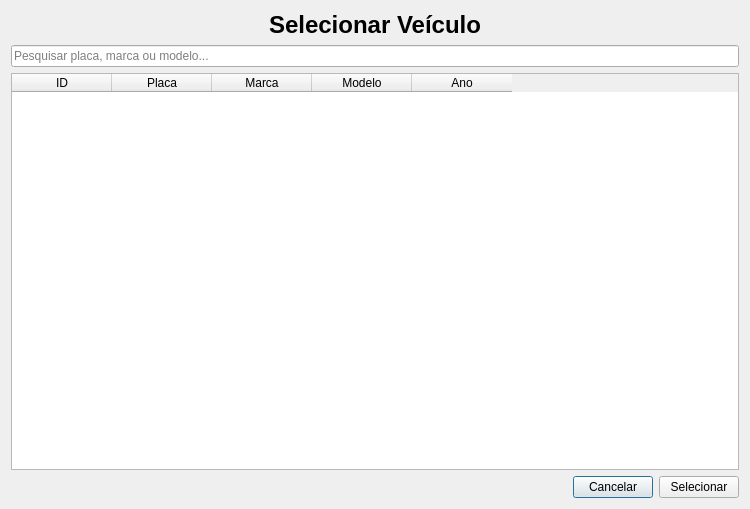
<?xml version="1.0" encoding="UTF-8"?>
<ui version="4.0">
 <class>SelecionarVeiculo</class>
 <widget class="QDialog" name="SelecionarVeiculo">
  <property name="geometry">
   <rect>
    <x>0</x>
    <y>0</y>
    <width>750</width>
    <height>509</height>
   </rect>
  </property>
  <property name="windowTitle">
   <string>Selecionar Veículo</string>
  </property>
  <layout class="QVBoxLayout" name="verticalLayout">
   <item>
    <widget class="QLabel" name="lblTitulo">
     <property name="font">
      <font>
       <pointsize>18</pointsize>
       <weight>75</weight>
       <bold>true</bold>
      </font>
     </property>
     <property name="text">
      <string>Selecionar Veículo</string>
     </property>
     <property name="alignment">
      <set>Qt::AlignCenter</set>
     </property>
    </widget>
   </item>
   <item>
    <widget class="QLineEdit" name="txtPesquisar">
     <property name="placeholderText">
      <string>Pesquisar placa, marca ou modelo...</string>
     </property>
    </widget>
   </item>
   <item>
    <widget class="QTableWidget" name="tblVeiculos">
     <property name="columnCount">
      <number>5</number>
     </property>
     <column>
      <property name="text">
       <string>ID</string>
      </property>
     </column>
     <column>
      <property name="text">
       <string>Placa</string>
      </property>
     </column>
     <column>
      <property name="text">
       <string>Marca</string>
      </property>
     </column>
     <column>
      <property name="text">
       <string>Modelo</string>
      </property>
     </column>
     <column>
      <property name="text">
       <string>Ano</string>
      </property>
     </column>
    </widget>
   </item>
   <item>
    <layout class="QHBoxLayout" name="horizontalLayout">
     <item>
      <spacer name="horizontalSpacer">
       <property name="orientation">
        <enum>Qt::Horizontal</enum>
       </property>
       <property name="sizeHint" stdset="0">
        <size>
         <width>0</width>
         <height>0</height>
        </size>
       </property>
      </spacer>
     </item>
     <item>
      <widget class="QPushButton" name="btnCancelar">
       <property name="text">
        <string>Cancelar</string>
       </property>
      </widget>
     </item>
     <item>
      <widget class="QPushButton" name="btnSelecionar">
       <property name="text">
        <string>Selecionar</string>
       </property>
      </widget>
     </item>
    </layout>
   </item>
  </layout>
 </widget>
 <resources/>
 <connections/>
</ui>
